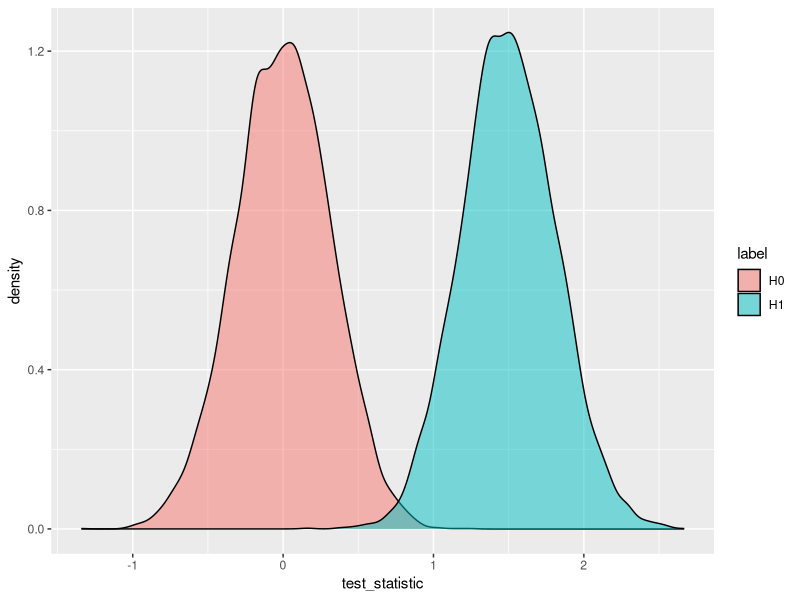
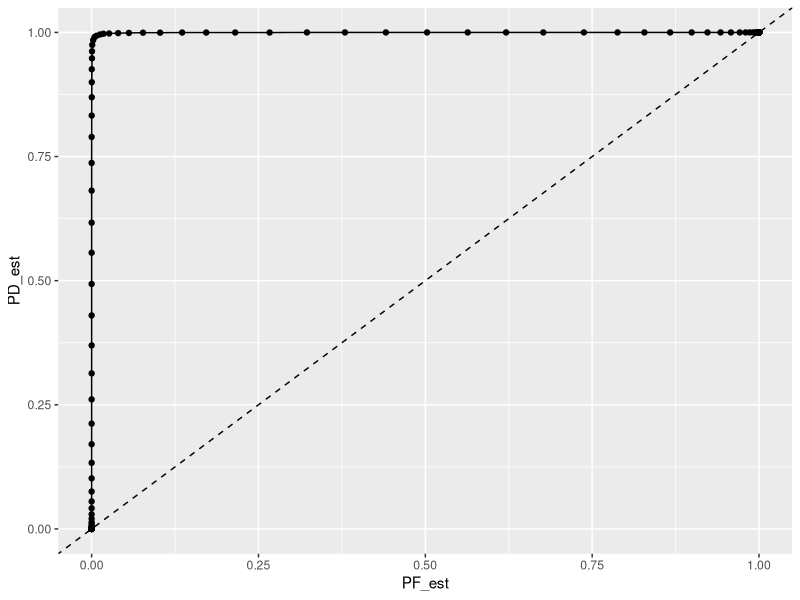
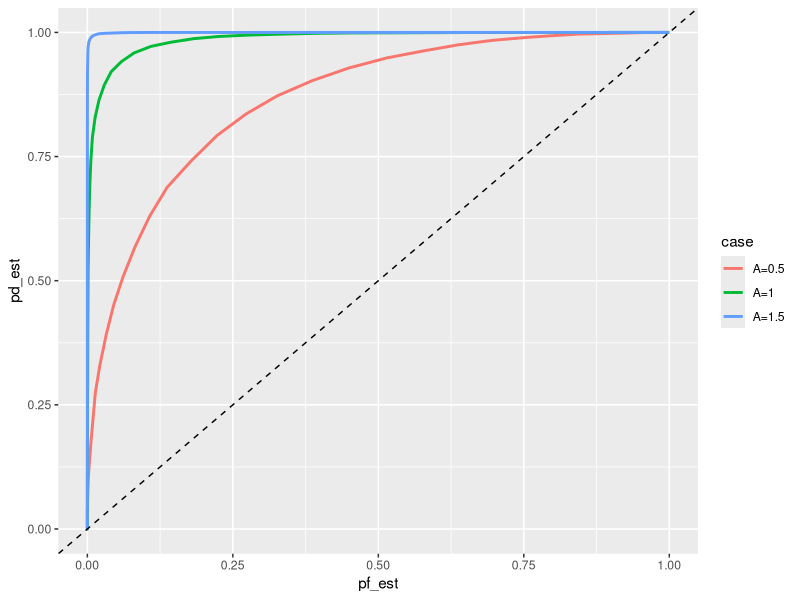
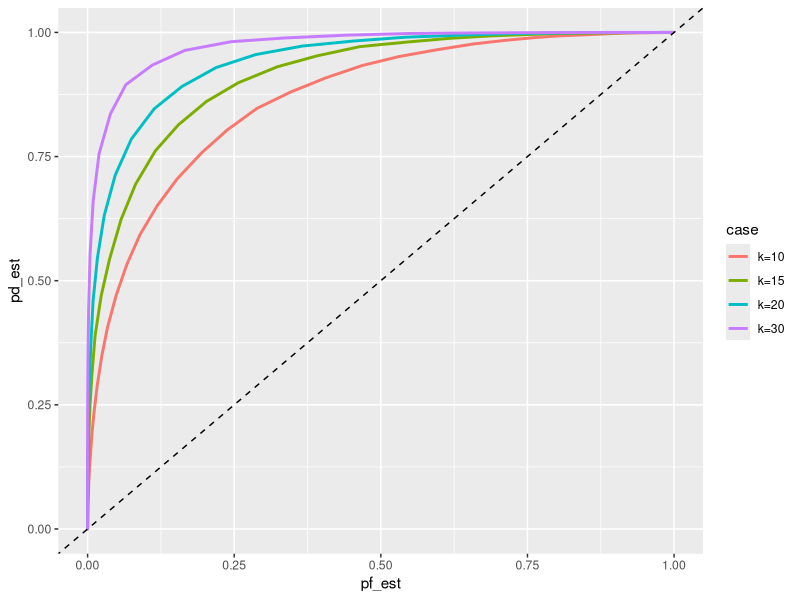

Recreate these plots in R, in order.
## ---- chunk 1
library(tidyverse)
library(ggplot2)
## ---- chunk 2
k <- 10

# Noise model
mu_w <- 0
var_w <- 1
sigma_w <- sqrt(var_w)

# Signal model
A <- 1.5

## ---- chunk 3
# Montecarlo runs
repM <- 10000

test_statistic_H0 <- NA
test_statistic_H1 <- NA
for(i in 1:repM){
  xH0 <- rnorm(n = k, mean = mu_w, sd = sigma_w)
  xH1 <- A + rnorm(n = k, mean = mu_w, sd = sigma_w)
  test_statistic_H0[i] <- mean(xH0)
  test_statistic_H1[i] <- mean(xH1)
}

dat_test_statistic_H0 <- 
  data.frame('test_statistic' = test_statistic_H0, 'label' = 'H0')

dat_test_statistic_H1 <- 
  data.frame('test_statistic' = test_statistic_H1, 'label' = 'H1')

dat_test_statistic <- dat_test_statistic_H0 %>%
  bind_rows(dat_test_statistic_H1)

rm(dat_test_statistic_H0, dat_test_statistic_H1)

## ---- chunk 4
ggplot(data = dat_test_statistic, mapping = aes(x = test_statistic, fill = label)) + 
  geom_density(alpha = 0.5)

## ---- chunk 5
aTh <- seq(-4, 4, by = 0.05)
pf_est <- NA
pd_est <- NA
for(i in 1:length(aTh)){
  th <- aTh[i]
  pf_est[i] <- sum((dat_test_statistic %>% filter(label=='H0') %>% pull(test_statistic)) > th)/repM
  pd_est[i] <- sum((dat_test_statistic %>% filter(label=='H1') %>% pull(test_statistic)) > th)/repM
}
dat_perf <- data.frame('detection_threshold' = aTh, 'PF_est' = pf_est, 'PD_est' = pd_est)

## ---- chunk 6
ggplot(data = dat_perf, mapping = 
         aes(x = PF_est, y = PD_est)) + geom_line() + geom_point() +
  geom_abline(slope = 1, intercept = 0, linetype = 'dashed')
## ---- chunk 7
roc <- function(mu0, mu1, var0, var1, k, repM){
  test_statistic_H0 <- NA
  test_statistic_H1 <- NA
  for(i in 1:repM){
    xH0 <- rnorm(n=k, mean=mu0, sd = sqrt(var0))
    xH1 <- rnorm(n=k, mean=mu1, sd = sqrt(var1))
    test_statistic_H0[i] <- mean(xH0)
    test_statistic_H1[i] <- mean(xH1)
  }
  dat_test_statistic <- 
    data.frame('test_statistic' = test_statistic_H0,'label' = 'H0') %>%
    bind_rows(
      data.frame('test_statistic' = test_statistic_H1,'label' = 'H1')
    )
  
  aTh <- seq(min(dat_test_statistic$test_statistic, na.rm = T),
             max(dat_test_statistic$test_statistic, na.rm = T),
             by = 0.05)
  
  pf_est <- NA
  pd_est <- NA
  for(iTh in 1:length(aTh)){
    pf_est[iTh] = sum(dat_test_statistic %>% filter(label == 'H0') %>%
                        pull(test_statistic) > aTh[iTh])/repM
    
    pd_est[iTh] = sum(dat_test_statistic %>% filter(label == 'H1') %>%
                        pull(test_statistic) > aTh[iTh])/repM
  }
  
  data.frame('eta' = aTh, 'pf_est' = pf_est, 'pd_est' = pd_est)
}

dat_perf <- roc(mu0 = 0, mu1 = 0.5, var0 = 1, var1 = 1, k = 10, repM = 10000) %>%
  mutate(
    case = 'A=0.5'
  ) %>% 
  bind_rows(
    roc(mu0 = 0, mu1 = 1, var0 = 1, var1 = 1, k = 10, repM = 10000) %>%
      mutate(
        case = 'A=1'
      ) ,
    
    roc(mu0 = 0, mu1 = 1.5, var0 = 1, var1 = 1, k = 10, repM = 10000) %>%
      mutate(
        case = 'A=1.5'
      )
    
  )

ggplot(data = dat_perf, mapping = aes(x = pf_est, y = pd_est, color = case)) + 
  geom_line(linewidth = 1) + geom_abline(slope = 1, intercept = 0, linetype = 'dashed') 

## ---- chunk 8

dat_perf <- roc(mu0 = 0, mu1 = 0.5, var0 = 1, var1 = 1, k = 10, repM = 10000) %>%
  mutate(
    case = 'k=10'
  ) %>% 
  bind_rows(
    roc(mu0 = 0, mu1 = 0.5, var0 = 1, var1 = 1, k = 15, repM = 10000) %>%
      mutate(
        case = 'k=15'
      ) ,
    
    roc(mu0 = 0, mu1 = 0.5, var0 = 1, var1 = 1, k = 20, repM = 10000) %>%
      mutate(
        case = 'k=20'
      ),
    roc(mu0 = 0, mu1 = 0.5, var0 = 1, var1 = 1, k = 30, repM = 10000) %>%
      mutate(
        case = 'k=30'
      )
    
  )

ggplot(data = dat_perf, mapping = aes(x = pf_est, y = pd_est, color = case)) + 
  geom_line(linewidth = 1) + geom_abline(slope = 1, intercept = 0, linetype = 'dashed') 

